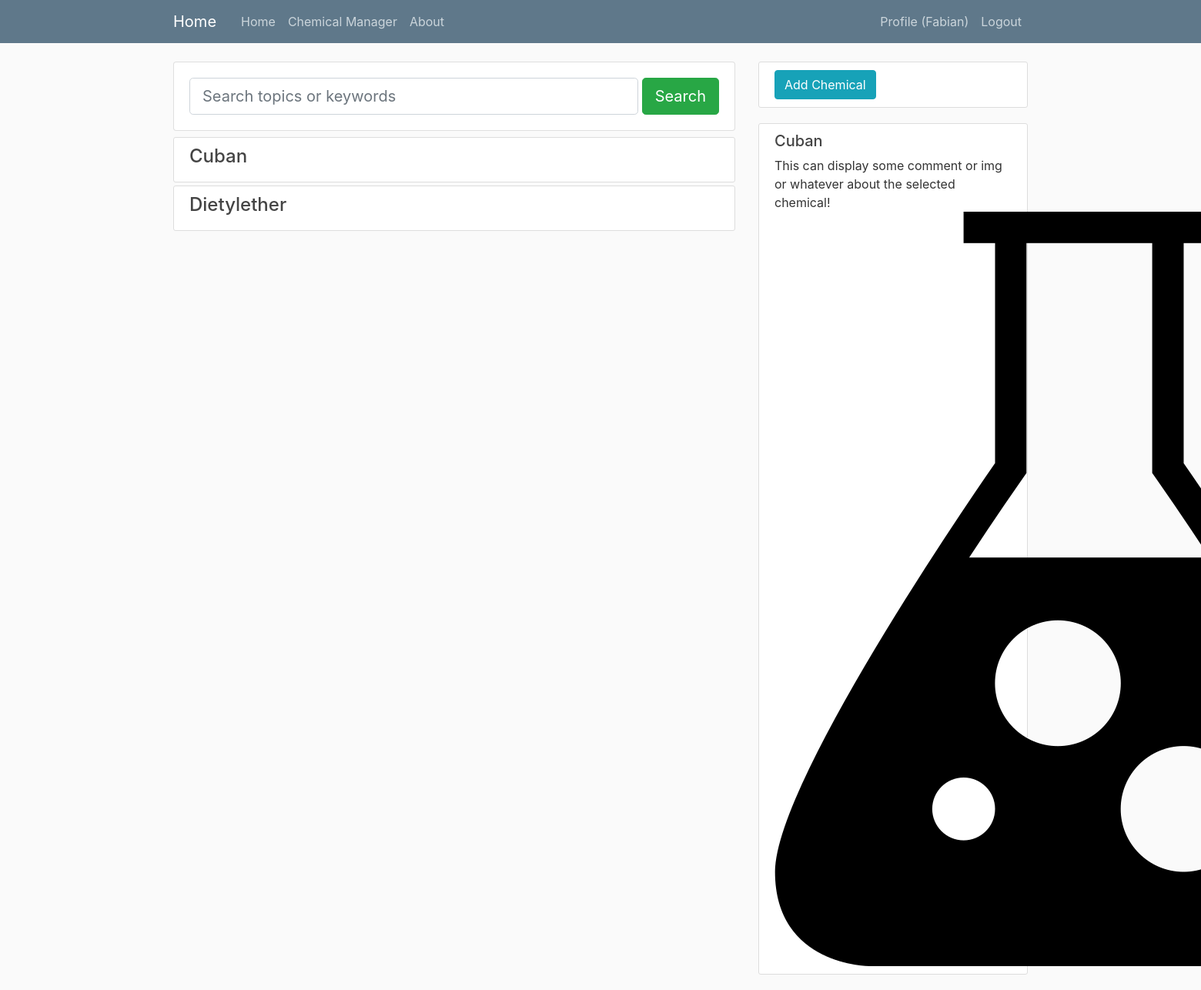
Before: /chemmanager/4/ (signed in) with the older database file.
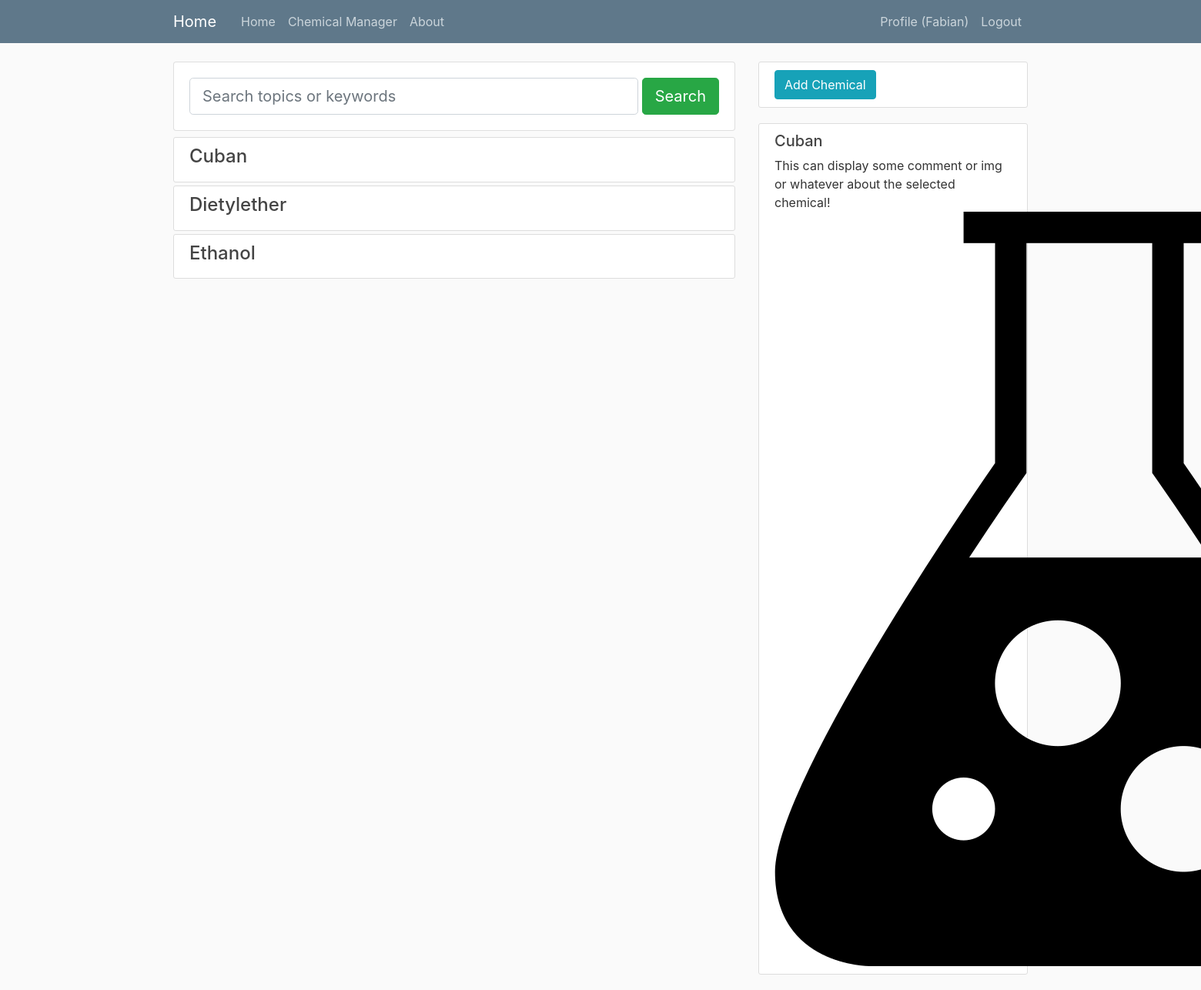
After: the same page with the newer database file.
### chemmanager/models.py (models this page shows, shortened)
class Chemical(models.Model):
    name = models.CharField(max_length=250)
    structure = models.CharField(max_length=250, blank=True, null=True)
    molar_mass = models.FloatField(blank=True, null=True)
    density = models.FloatField(blank=True, null=True)
    melting_point = models.FloatField(blank=True, null=True)
    boiling_point = models.FloatField(blank=True, null=True)
    comment = models.TextField(blank=True)
    cid = models.CharField(max_length=100, blank=True, null=True)
    cas = models.CharField(max_length=100, blank=True, null=True)
    image = models.ImageField(default='chemical_pics/default.png', upload_to='chemical_pics')
    creator = models.ForeignKey(User, on_delete=models.CASCADE, blank=True, null=True)
    workgroup = models.ForeignKey(Workgroup, on_delete=models.CASCADE, blank=True, null=True)

### chemmanager/views.py (the view)
# urls.py: path('', login_required(ChemicalListView.as_view()), name='chemmanager-home'),
class ChemicalListView(ListView):
    model = Chemical
    template_name = 'chemmanager/home.html'
    context_object_name = 'chemicals'
    extra_context = {
        'title': 'Chemical Manager',
        'chemical_detail': None,
    }
    def get_queryset(self):
        if 'pk' in self.kwargs:
            self.extra_context['chemical_detail'] = Chemical.objects.filter(pk=self.kwargs['pk']).first()
        object_list = Chemical.objects.filter(workgroup=self.request.user.profile.workgroup) | \
                      Chemical.objects.filter(stock__storage__workgroup=self.request.user.profile.workgroup)
        query = self.request.GET.get('q')
        if query:
            object_list = object_list.filter(name__icontains=query)
        return object_list.order_by('name').distinct()
    paginate_by = 10

### chemmanager/models.py (called while the page is built)
    def __str__(self):
        return self.name

    @property
    def left_quantity(self):
        left_quantity = self.quantity
        for extraction in self.extraction_set.all():
            left_quantity -= extraction.quantity
        return left_quantity

### chemmanager/templates/chemmanager/home.html (shortened to what this page needs)
{% extends "chemmanager/chemmanager_base.html" %}
{% block content %}
    <form class="card card-sm mb-2">
        <div class="card-body row no-gutters align-items-center">
            <div class="col">
                <input class="form-control form-control-lg form-control-borderless" type="text"
                       placeholder="Search topics or keywords" name="q" value="{{ request.Get.q }}">
            </div>
            <div class="col-auto">&nbsp;</div>
            <div class="col-auto">
                <button class="btn btn-lg btn-success" type="submit" value="Search Chemicals" onclick="localStorage.clear()">Search</button>
            </div>
        </div>
    </form>
    {% for chemical in chemicals %}
        <article class="media content-section mb-1">
            <div class="media-body">
                <a href="{% url 'chemical-list' chemical.id %}?{{ request.GET.urlencode }}" class="expand-chemical" id="{{ chemical.id }}">
                    <div class="d-flex w-100 bd-highlight">
                        {% if request.user.profile.workgroup == chemical.workgroup %}
                            <h4>{{ chemical.name }}</h4>
                        {% else %}
                            <h4>{{ chemical.name }} ({{ chemical.workgroup }})</h4>
                        {% endif %}
                    </div>
                </a>
            </div>
        </article>
    {% endfor %}
{% endblock content %}
{% block properties %}
    <div class="content-section">
        <a href="{% url 'chemical-create' %}" class="btn btn-info">Add Chemical</a>
    </div>
    {% if chemical_detail %}
        <div class="content-section">
            <h5>{{ chemical_detail.name }}</h5>
            <div class="article-content">This can display some comment or img or whatever about the selected chemical!</div>
            <img src="{{ chemical_detail.image.url }}" alt="not found">
        </div>
    {% endif %}
{% endblock properties %}

Changed rows visible on the page:
added Chemical: name "Ethanol"
